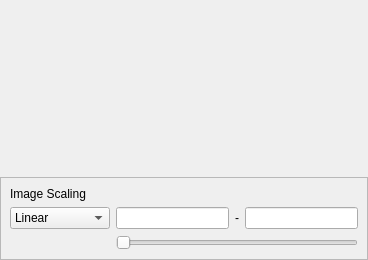
<?xml version="1.0" encoding="UTF-8"?>
<ui version="4.0">
 <class>HistogramView</class>
 <widget class="QWidget" name="HistogramView">
  <property name="geometry">
   <rect>
    <x>0</x>
    <y>0</y>
    <width>368</width>
    <height>260</height>
   </rect>
  </property>
  <property name="minimumSize">
   <size>
    <width>0</width>
    <height>0</height>
   </size>
  </property>
  <property name="windowTitle">
   <string>Form</string>
  </property>
  <layout class="QVBoxLayout" name="verticalLayout">
   <property name="leftMargin">
    <number>0</number>
   </property>
   <property name="topMargin">
    <number>0</number>
   </property>
   <property name="rightMargin">
    <number>0</number>
   </property>
   <property name="bottomMargin">
    <number>0</number>
   </property>
   <item>
    <widget class="QwtPlot" name="chartWidget">
     <property name="sizePolicy">
      <sizepolicy hsizetype="Preferred" vsizetype="Preferred">
       <horstretch>0</horstretch>
       <verstretch>1</verstretch>
      </sizepolicy>
     </property>
    </widget>
   </item>
   <item>
    <widget class="QFrame" name="frame">
     <property name="frameShape">
      <enum>QFrame::StyledPanel</enum>
     </property>
     <property name="frameShadow">
      <enum>QFrame::Raised</enum>
     </property>
     <layout class="QGridLayout" name="gridLayout">
      <item row="0" column="0" colspan="3">
       <widget class="QLabel" name="label">
        <property name="text">
         <string>Image Scaling</string>
        </property>
       </widget>
      </item>
      <item row="1" column="1">
       <widget class="QLineEdit" name="imageMinIntensity"/>
      </item>
      <item row="1" column="3">
       <widget class="QLineEdit" name="imageMaxIntensity"/>
      </item>
      <item row="1" column="0">
       <widget class="QComboBox" name="imageScaleBox">
        <item>
         <property name="text">
          <string>Linear</string>
         </property>
        </item>
        <item>
         <property name="text">
          <string>Sine</string>
         </property>
        </item>
        <item>
         <property name="text">
          <string>Square Root</string>
         </property>
        </item>
        <item>
         <property name="text">
          <string>Logarithmic</string>
         </property>
        </item>
       </widget>
      </item>
      <item row="1" column="2">
       <widget class="QLabel" name="label_3">
        <property name="text">
         <string>-</string>
        </property>
       </widget>
      </item>
      <item row="2" column="1" colspan="3">
       <widget class="QxtSpanSlider" name="scalingSlider">
        <property name="orientation">
         <enum>Qt::Horizontal</enum>
        </property>
       </widget>
      </item>
     </layout>
    </widget>
   </item>
  </layout>
 </widget>
 <customwidgets>
  <customwidget>
   <class>QwtPlot</class>
   <extends>QFrame</extends>
   <header>qwt_plot.h</header>
   <container>1</container>
  </customwidget>
  <customwidget>
   <class>QxtSpanSlider</class>
   <extends>QSlider</extends>
   <header>fitsbase/qxt/qxtspanslider.h</header>
  </customwidget>
 </customwidgets>
 <resources/>
 <connections/>
</ui>
